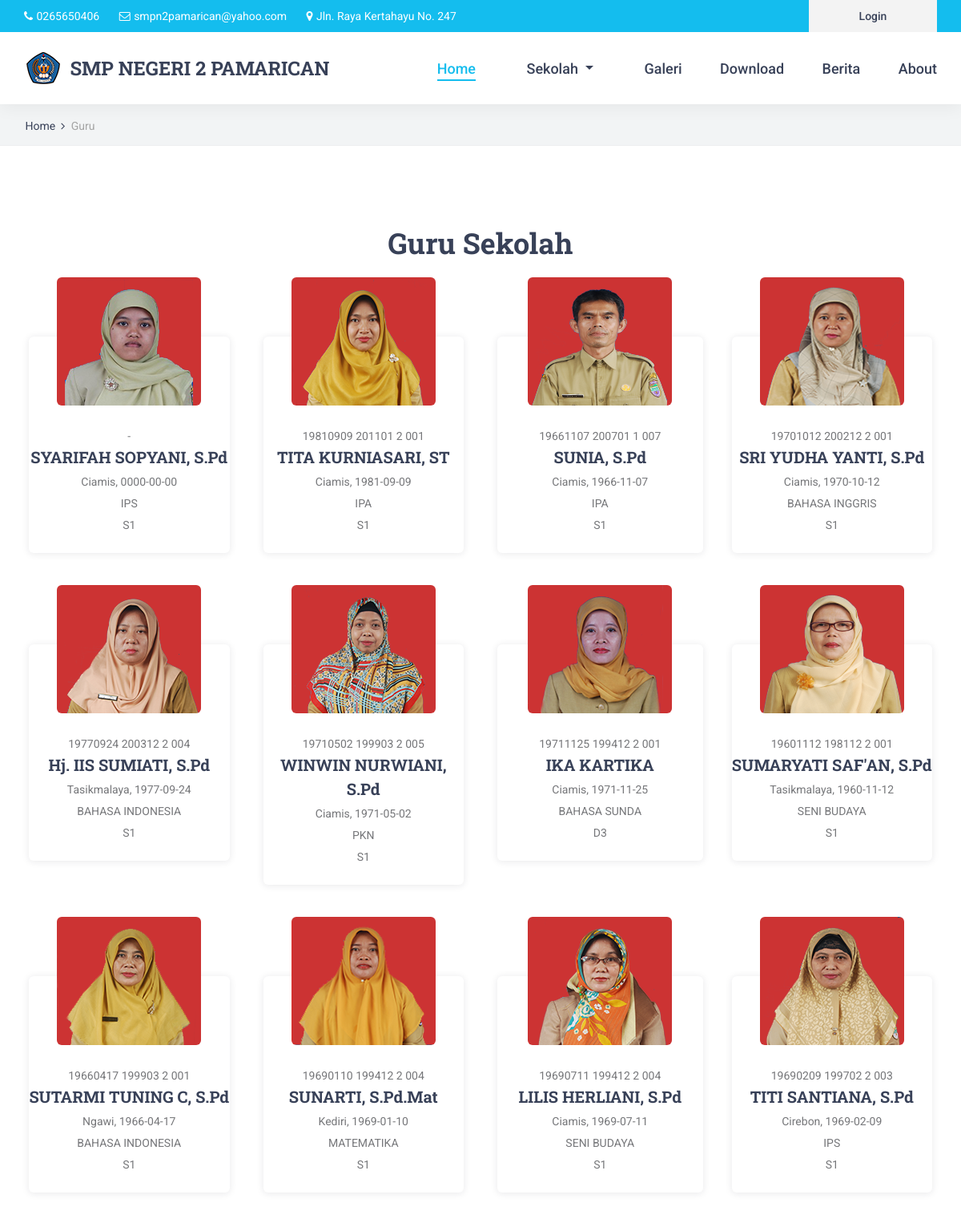
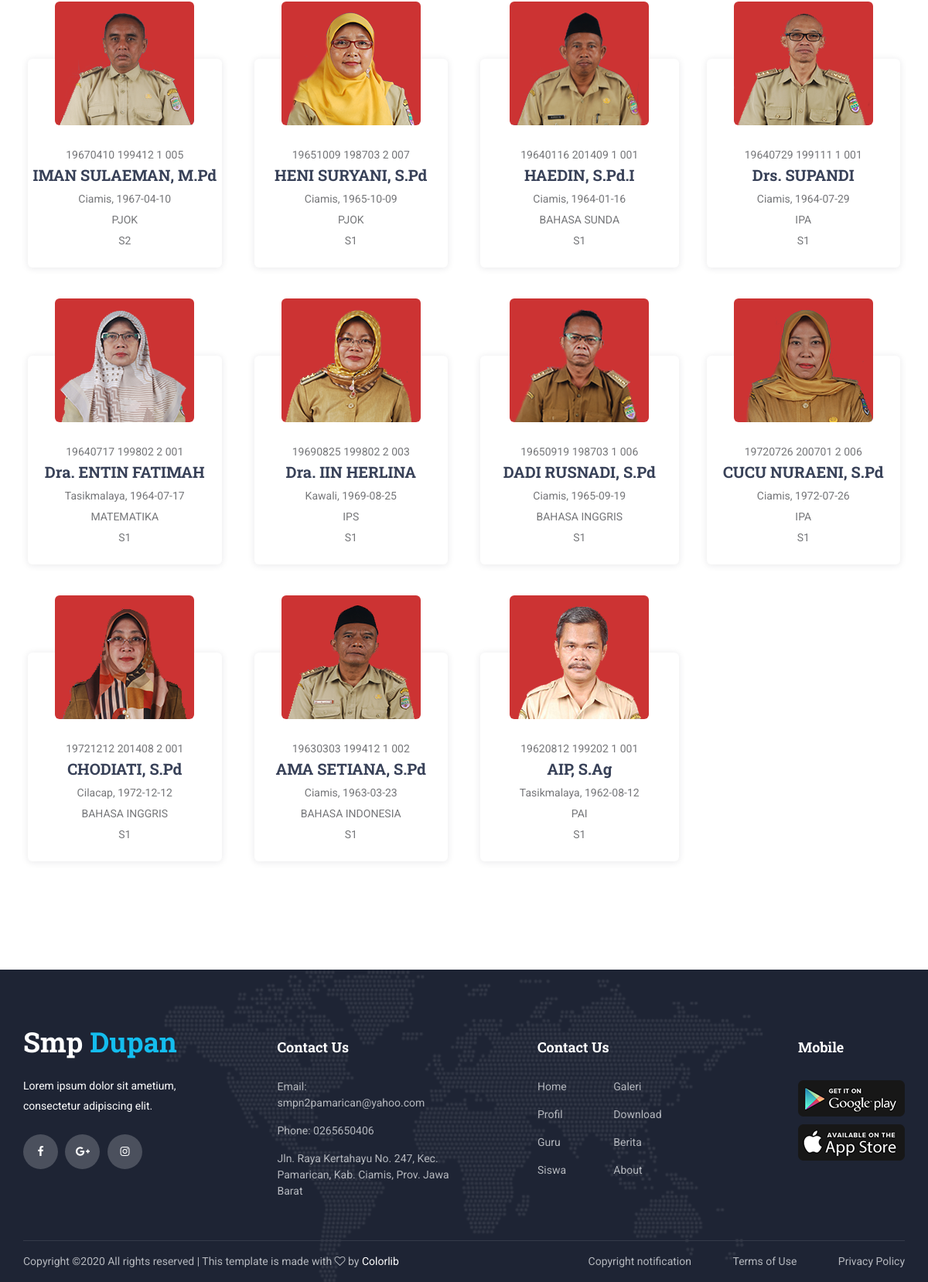
Page /index.php/home/guru on the committed database (2 pictures, top to bottom).
### tables this page shows
CREATE TABLE `tbl_setting` (
  `id` int(1) NOT NULL,
  `nama_sekolah` varchar(255) DEFAULT NULL,
  `alamat` varchar(255) DEFAULT NULL,
  `no_telp` varchar(15) DEFAULT NULL,
  `kepala_sekolah` varchar(25) DEFAULT NULL,
  `nip` varchar(20) DEFAULT NULL,
  `foto_kepsek` varchar(255) DEFAULT NULL,
  `visi` text DEFAULT NULL,
  `misi` text DEFAULT NULL,
  `sejarah` text DEFAULT NULL
);

CREATE TABLE `tbl_guru` (
  `id_guru` int(11) NOT NULL,
  `nip` varchar(50) DEFAULT NULL,
  `nama_guru` varchar(25) DEFAULT NULL,
  `tempat_lahir` varchar(15) DEFAULT NULL,
  `tgl_lahir` date DEFAULT NULL,
  `id_mapel` int(2) DEFAULT NULL,
  `pendidikan` varchar(5) DEFAULT NULL,
  `foto_guru` varchar(50) DEFAULT NULL
);

CREATE TABLE `tbl_mapel` (
  `id_mapel` int(2) NOT NULL,
  `nama_mapel` varchar(30) DEFAULT NULL
);

### application/views/layout/v_wrapper.php (called while the page is built)
<?php
 require_once('v_head.php');
 require_once('v_header.php');
 require_once('v_nav.php');
 require_once('v_content.php');
 require_once('v_footer.php');

### application/controllers/Home.php (called while the page is built, shortened)
 <?php
class HOME extends CI_Controller {
    public function __construct()
    {
        $this->load->model('m_home');
        $this->load->model('m_guru');
    }
    public function guru()
    {
    	$data = array(
    					'title' => 'Guru',
    					'guru' => $this->m_home->guru(),
    					'isi' => 'v_guru'
    	);
    	$this->load->view('layout/v_wrapper',$data,FALSE);
    }
}

### index.php (called while the page is built, shortened)
<?php
require_once BASEPATH.'core/CodeIgniter.php';

### application/models/M_setting.php (called while the page is built, shortened)
<?php
class M_setting extends CI_Model {
	public function detail()
	{
		$this->db->select('*');
		$this->db->from('tbl_setting');
		$this->db->where('id', 1);
		return $this->db->get()->row();
	}
}

### application/views/layout/v_content.php (called while the page is built)
<?php
if($isi) {
	$this->load->view($isi);
}

### application/models/M_home.php (called while the page is built, shortened)
<?php
class M_home extends CI_Model {
	public function guru ()
	{
		$this->db->select('*');
		$this->db->from('tbl_guru');
		$this->db->join('tbl_mapel', 'tbl_mapel.id_mapel = tbl_guru.id_mapel', 'left');
		$this->db->order_by('id_guru', 'desc');
		return $this->db->get()->result();
	}
}

### application/views/v_guru.php (the view)
	<div class="home">
		<div class="breadcrumbs_container">
			<div class="container">
				<div class="row">
					<div class="col">
						<div class="breadcrumbs">
							<ul>
								<li><a href="index.html">Home</a></li>
								<li>Guru</li>
							</ul>
						</div>
					</div>
				</div>
			</div>
		</div>
	</div>
	<div class="contact">
		<div class="contact_info_container">
			<div class="container">
				<div class="row">
					<div class="col-lg-12 text-center">
						<h2>Guru Sekolah</h2><br>
					</div>
<?php foreach ($guru as $key => $value) { ?>
					<div class="col-lg-3 col-md-6 team_col">
						<div class="team_item">
							<div class="team_image"><img src="<?= base_url('foto_guru/'.$value->foto_guru) ?>" alt=""></div>
							<div class="team_body">
								<div class="team_subtitle"><?= $value->nip ?></div>
								<div class="team_title"><a href="#"><?= $value->nama_guru ?></a></div>
								<div class="team_subtitle"><?= $value->tempat_lahir ?>, <?= $value->tgl_lahir ?></div>
								<div class="team_subtitle"><?= $value->nama_mapel ?></div>
								<div class="team_subtitle"><?= $value->pendidikan ?></div>
							</div>
						</div>
					</div>
<?php } ?>
				</div>
			</div>
		</div>
	</div>

### application/views/layout/v_head.php (shortened to what this page needs)
<!DOCTYPE html>
<html lang="en">
<head>
<link rel="stylesheet" type="text/css" href="<?= base_url() ?>template/Front-End/styles/bootstrap4/bootstrap.min.css">
<link href="<?= base_url() ?>template/Front-End/plugins/font-awesome-4.7.0/css/font-awesome.min.css" rel="stylesheet" type="text/css">
<link rel="stylesheet" type="text/css" href="<?= base_url() ?>template/Front-End/plugins/OwlCarousel2-2.2.1/owl.carousel.css">
<link rel="stylesheet" type="text/css" href="<?= base_url() ?>template/Front-End/plugins/OwlCarousel2-2.2.1/owl.theme.default.css">
<link rel="stylesheet" type="text/css" href="<?= base_url() ?>template/Front-End/plugins/OwlCarousel2-2.2.1/animate.css">
<link rel="stylesheet" type="text/css" href="<?= base_url() ?>template/Front-End/styles/main_styles.css">
<link rel="stylesheet" type="text/css" href="<?= base_url() ?>template/Front-End/styles/responsive.css">
<link rel="stylesheet" type="text/css" href="<?= base_url() ?>template/Front-End/styles/contact.css">
<link rel="stylesheet" type="text/css" href="<?= base_url() ?>template/Front-End/styles/contact_responsive.css">
<link rel="stylesheet" type="text/css" href="<?= base_url() ?>template/datatable/datatables.min.css"/>
<link href="<?= base_url() ?>template/Front-End/plugins/colorbox/colorbox.css" rel="stylesheet" type="text/css">
<link rel="stylesheet" type="text/css" href="<?= base_url() ?>template/Front-End/styles/courses.css">
<link rel="stylesheet" type="text/css" href="<?= base_url() ?>template/Front-End/styles/courses_responsive.css">
<link rel="stylesheet" type="text/css" href="<?= base_url() ?>template/Front-End/styles/blog_single.css">
<link rel="stylesheet" type="text/css" href="<?= base_url() ?>template/Front-End/styles/blog_single_responsive.css">
<link rel="stylesheet" type="text/css" href="<?= base_url() ?>template/Front-End/styles/about.css">
<link rel="stylesheet" type="text/css" href="<?= base_url() ?>template/Front-End/styles/about_responsive.css">
<link rel="stylesheet" href="https://unpkg.com/leaflet@1.7.1/dist/leaflet.css" />
</head>

### application/views/layout/v_header.php
<body>
<?php
$setting = $this->m_setting->detail();
?>
<div class="super_container">
	<header class="header">
		<div class="top_bar">
			<div class="top_bar_container">
				<div class="container">
					<div class="row">
						<div class="col">
							<div class="top_bar_content d-flex flex-row align-items-center justify-content-start">
								<ul class="top_bar_contact_list">
									<li>
										<i class="fa fa-phone" aria-hidden="true"></i>
										<div><?= $setting->no_telp ?></div>
									</li>
									<li>
										<i class="fa fa-envelope-o" aria-hidden="true"></i>
										<div>smpn2pamarican@yahoo.com</div>
									</li>
									<li>
										<i class="fa fa-map-marker" aria-hidden="true"></i>
										<div><?= $setting->alamat ?></div>
									</li>
								</ul>
								<div class="top_bar_login ml-auto">
									<div class="login_button"><a href="<?= base_url('login') ?>">Login</a></div>
								</div>
							</div>
						</div>
					</div>
				</div>
			</div>
		</div>

### application/views/layout/v_nav.php (shortened to what this page needs)
	<div class="header_container">
		<div class="container">
			<div class="row">
				<div class="col">
					<div class="header_content d-flex flex-row align-items-center justify-content-start">
						<div class="logo_container">
							<a href="<?= base_url() ?>">
								<img src="<?= base_url() ?>template/img/logo.PNG" alt="">
								<div class="logo_text"><h3><?= $setting->nama_sekolah ?></h3></div>
							</a>
						</div>
						<nav class="main_nav_contaner ml-auto">
							<ul class="main_nav">
								<li class="active"><a href="<?= base_url() ?>">Home</a></li>
								<li class="nav-item dropdown">
								<a class="nav-link dropdown-toggle" href="#" id="navbarDropdown" role="button" data-toggle="dropdown" aria-haspopup="true" aria-expanded="false">
								         Sekolah
								</a>
								 </li>
								<li><a href="<?= base_url('home/gallery') ?>">Galeri</a></li>
								<li><a href="<?= base_url('home/download') ?>">Download</a></li>
								<li><a href="<?= base_url('home/berita') ?>">Berita</a></li>
								<li><a href="<?= base_url('home/about') ?>">About</a></li>
							</ul>
						</nav>
					</div>
				</div>
			</div>
		</div>
	</div>
</header>

### application/views/layout/v_footer.php (shortened to what this page needs)
	<footer class="footer">
		<div class="footer_background" style="background-image:url(<?= base_url() ?>template/Front-End/images/footer_background.png)"></div>
		<div class="container">
			<div class="row footer_row">
				<div class="col">
					<div class="footer_content">
						<div class="row">
							<div class="col-lg-3 footer_col">
								<div class="footer_section footer_about">
									<div class="footer_logo_container">
										<a href="#">
											<div class="footer_logo_text">Smp<span> Dupan</span></div>
										</a>
									</div>
									<div class="footer_about_text">
										<p>Lorem ipsum dolor sit ametium, consectetur adipiscing elit.</p>
									</div>
									<div class="footer_social">
										<ul>
											<li><a href="https://web.facebook.com/SMP-Negeri-2-Pamarican-101349490011600/?rf=107947995906229"><i class="fa fa-facebook" aria-hidden="true"></i></a></li>
											<li><a href="smpn2pamarican@yahoo.com"><i class="fa fa-google-plus" aria-hidden="true"></i></a></li>
											<li><a href="https://www.instagram.com/smpn_2pamarican/"><i class="fa fa-instagram" aria-hidden="true"></i></a></li>
										</ul>
									</div>
								</div>
							</div>
							<div class="col-lg-3 footer_col">
								<div class="footer_section footer_contact">
									<div class="footer_title">Contact Us</div>
									<div class="footer_contact_info">
										<ul>
											<li>Email: smpn2pamarican@yahoo.com</li>
											<li>Phone:  0265650406</li>
											<li>Jln. Raya Kertahayu No. 247, Kec. Pamarican, Kab. Ciamis, Prov. Jawa Barat</li>
										</ul>
									</div>
								</div>
							</div>
							<div class="col-lg-3 footer_col">
								<div class="footer_section footer_links">
									<div class="footer_title">Contact Us</div>
									<div class="footer_links_container">
										<ul>
											<li class="active"><a href="<?= base_url() ?>">Home</a></li>
											<li><a href="<?= base_url('home/profile') ?>">Profil</a></li>
											<li><a href="<?= base_url('home/guru') ?>">Guru</a></li>
											<li><a href="<?= base_url('home/siswa') ?>">Siswa</a></li>
											<li><a href="<?= base_url('home/gallery') ?>">Galeri</a></li>
											<li><a href="<?= base_url('home/download') ?>">Download</a></li>
											<li><a href="<?= base_url('home/berita') ?>">Berita</a></li>
											<li><a href="<?= base_url('home/about') ?>">About</a></li>
										</ul>
									</div>
								</div>
							</div>
							<div class="col-lg-3 footer_col clearfix">
								<div class="footer_section footer_mobile">
									<div class="footer_title">Mobile</div>
									<div class="footer_mobile_content">
										<div class="footer_image"><a href="#"><img src="<?= base_url() ?>template/Front-End/images/mobile_1.png" alt=""></a></div>
										<div class="footer_image"><a href="#"><img src="<?= base_url() ?>template/Front-End/images/mobile_2.png" alt=""></a></div>
									</div>
								</div>
							</div>
						</div>
					</div>
				</div>
			</div>
			<div class="row copyright_row">
				<div class="col">
					<div class="copyright d-flex flex-lg-row flex-column align-items-center justify-content-start">
						<div class="cr_text">
Copyright &copy;<script>document.write(new Date().getFullYear());</script> All rights reserved | This template is made with <i class="fa fa-heart-o" aria-hidden="true"></i> by <a href="https://colorlib.com" target="_blank">Colorlib</a>
</div>
						<div class="ml-lg-auto cr_links">
							<ul class="cr_list">
								<li><a href="#">Copyright notification</a></li>
								<li><a href="#">Terms of Use</a></li>
								<li><a href="#">Privacy Policy</a></li>
							</ul>
						</div>
					</div>
				</div>
			</div>
		</div>
	</footer>
</div>
</body>
</html>

### rows in the picture
tbl_setting: no_telp "0265650406", alamat "Jln. Raya Kertahayu No. 247", nama_sekolah "SMP NEGERI 2 PAMARICAN"
tbl_guru: foto_guru (picture), nip "-", nama_guru "SYARIFAH SOPYANI, S.Pd", tempat_lahir "Ciamis", tgl_lahir "0000-00-00", id_mapel.nama_mapel "IPS", pendidikan "S1"
tbl_guru: foto_guru (picture), nip "19810909 201101 2 001", nama_guru "TITA KURNIASARI, ST", tempat_lahir "Ciamis", tgl_lahir "1981-09-09", id_mapel.nama_mapel "IPA", pendidikan "S1"
tbl_guru: foto_guru (picture), nip "19661107 200701 1 007", nama_guru "SUNIA, S.Pd", tempat_lahir "Ciamis", tgl_lahir "1966-11-07", id_mapel.nama_mapel "IPA", pendidikan "S1"
tbl_guru: foto_guru (picture), nip "19701012 200212 2 001", nama_guru "SRI YUDHA YANTI, S.Pd", tempat_lahir "Ciamis", tgl_lahir "1970-10-12", id_mapel.nama_mapel "BAHASA INGGRIS", pendidikan "S1"
tbl_guru: foto_guru (picture), nip "19770924 200312 2 004", nama_guru "Hj. IIS SUMIATI, S.Pd", tempat_lahir "Tasikmalaya", tgl_lahir "1977-09-24", id_mapel.nama_mapel "BAHASA INDONESIA", pendidikan "S1"
tbl_guru: foto_guru (picture), nip "19710502 199903 2 005", nama_guru "WINWIN NURWIANI, S.Pd", tempat_lahir "Ciamis", tgl_lahir "1971-05-02", id_mapel.nama_mapel "PKN", pendidikan "S1"
tbl_guru: foto_guru (picture), nip "19711125 199412 2 001", nama_guru "IKA KARTIKA", tempat_lahir "Ciamis", tgl_lahir "1971-11-25", id_mapel.nama_mapel "BAHASA SUNDA", pendidikan "D3"
tbl_guru: foto_guru (picture), nip "19601112 198112 2 001", nama_guru "SUMARYATI SAF'AN, S.Pd", tempat_lahir "Tasikmalaya", tgl_lahir "1960-11-12", id_mapel.nama_mapel "SENI BUDAYA", pendidikan "S1"
tbl_guru: foto_guru (picture), nip "19660417 199903 2 001", nama_guru "SUTARMI TUNING C, S.Pd", tempat_lahir "Ngawi", tgl_lahir "1966-04-17", id_mapel.nama_mapel "BAHASA INDONESIA", pendidikan "S1"
tbl_guru: foto_guru (picture), nip "19690110 199412 2 004", nama_guru "SUNARTI, S.Pd.Mat", tempat_lahir "Kediri", tgl_lahir "1969-01-10", id_mapel.nama_mapel "MATEMATIKA", pendidikan "S1"
tbl_guru: foto_guru (picture), nip "19690711 199412 2 004", nama_guru "LILIS HERLIANI, S.Pd", tempat_lahir "Ciamis", tgl_lahir "1969-07-11", id_mapel.nama_mapel "SENI BUDAYA", pendidikan "S1"
tbl_guru: foto_guru (picture), nip "19690209 199702 2 003", nama_guru "TITI SANTIANA, S.Pd", tempat_lahir "Cirebon", tgl_lahir "1969-02-09", id_mapel.nama_mapel "IPS", pendidikan "S1"
tbl_guru: foto_guru (picture), nip "19670410 199412 1 005", nama_guru "IMAN SULAEMAN, M.Pd", tempat_lahir "Ciamis", tgl_lahir "1967-04-10", id_mapel.nama_mapel "PJOK", pendidikan "S2"
tbl_guru: foto_guru (picture), nip "19651009 198703 2 007", nama_guru "HENI SURYANI, S.Pd", tempat_lahir "Ciamis", tgl_lahir "1965-10-09", id_mapel.nama_mapel "PJOK", pendidikan "S1"
tbl_guru: foto_guru (picture), nip "19640116 201409 1 001", nama_guru "HAEDIN, S.Pd.I", tempat_lahir "Ciamis", tgl_lahir "1964-01-16", id_mapel.nama_mapel "BAHASA SUNDA", pendidikan "S1"
tbl_guru: foto_guru (picture), nip "19640729 199111 1 001", nama_guru "Drs. SUPANDI", tempat_lahir "Ciamis", tgl_lahir "1964-07-29", id_mapel.nama_mapel "IPA", pendidikan "S1"
tbl_guru: foto_guru (picture), nip "19640717 199802 2 001", nama_guru "Dra. ENTIN FATIMAH", tempat_lahir "Tasikmalaya", tgl_lahir "1964-07-17", id_mapel.nama_mapel "MATEMATIKA", pendidikan "S1"
tbl_guru: foto_guru (picture), nip "19690825 199802 2 003", nama_guru "Dra. IIN HERLINA", tempat_lahir "Kawali", tgl_lahir "1969-08-25", id_mapel.nama_mapel "IPS", pendidikan "S1"
tbl_guru: foto_guru (picture), nip "19650919 198703 1 006", nama_guru "DADI RUSNADI, S.Pd", tempat_lahir "Ciamis", tgl_lahir "1965-09-19", id_mapel.nama_mapel "BAHASA INGGRIS", pendidikan "S1"
tbl_guru: foto_guru (picture), nip "19720726 200701 2 006", nama_guru "CUCU NURAENI, S.Pd", tempat_lahir "Ciamis", tgl_lahir "1972-07-26", id_mapel.nama_mapel "IPA", pendidikan "S1"
tbl_guru: foto_guru (picture), nip "19721212 201408 2 001", nama_guru "CHODIATI, S.Pd", tempat_lahir "Cilacap", tgl_lahir "1972-12-12", id_mapel.nama_mapel "BAHASA INGGRIS", pendidikan "S1"
tbl_guru: foto_guru (picture), nip "19630303 199412 1 002", nama_guru "AMA SETIANA, S.Pd", tempat_lahir "Ciamis", tgl_lahir "1963-03-23", id_mapel.nama_mapel "BAHASA INDONESIA", pendidikan "S1"
tbl_guru: foto_guru (picture), nip "19620812 199202 1 001", nama_guru "AIP, S.Ag", tempat_lahir "Tasikmalaya", tgl_lahir "1962-08-12", id_mapel.nama_mapel "PAI", pendidikan "S1"
